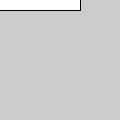
Frame 1 (no input)
Frame 60 (the mouse pressed at the canvas centre just before this capture): identical to frame 1, image omitted
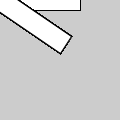
Frame 120 (the mouse held since frame 60 and released just before this capture)

The Processing sketch that drew these frames (run headless with seeded random() and noise(); from frame 60 on, the mouse is pressed at the canvas centre):

// Processing sketch: ex604
// ── ex604.pde
// Ex 6-4

void setup() {
  size(120, 120);
}

void draw() {
  rotate(mouseX / 100.0);
  rect(-80, -10, 160, 20);
}
